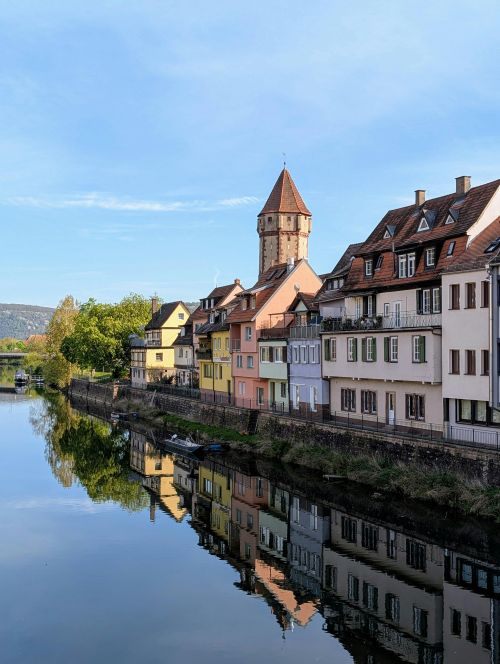
#> input picture data/scenery.jpg, 500 x 664 px, found by its file name
$ python fastAlgo.py
#> lines starting #> are read from the running program, lines starting #| are printed output that depends on the picture
# this not only detects corners but also other high intensity features like corners, edges, blobs etc

import numpy as np
import cv2 as cv
import os
image_path=os.path.join('data','scenery.jpg')
img = cv.imread(image_path, cv.IMREAD_GRAYSCALE) # `<opencv_root>/samples/data/blox.jpg`
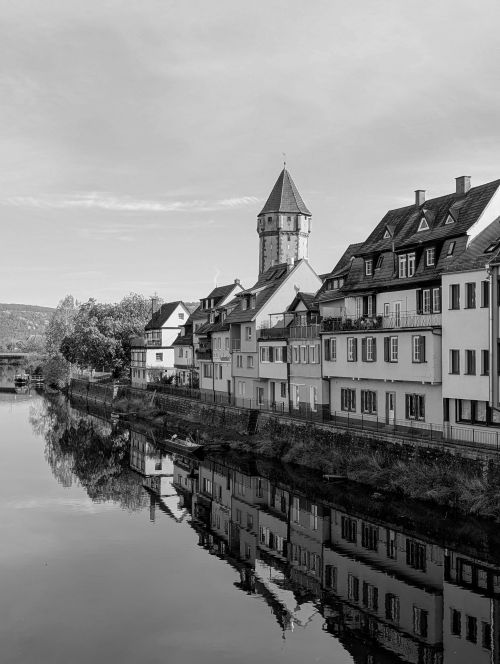
#> img: shape (664, 500); min 0, max 254, mean 133.1

# Initiate FAST object with default values
fast = cv.FastFeatureDetector_create()

fast.setThreshold(50)
fast.setNonmaxSuppression(True)
fast.setType(cv.FAST_FEATURE_DETECTOR_TYPE_9_16)

# find and draw the keypoints
kp = fast.detect(img,None)
#> kp = 1123 keypoints; strongest (x, y, size): (456, 178, 7), (157, 354, 7), (413, 253, 7), (467, 231, 7)
img2 = cv.drawKeypoints(img, kp, None, color=(255,0,0))
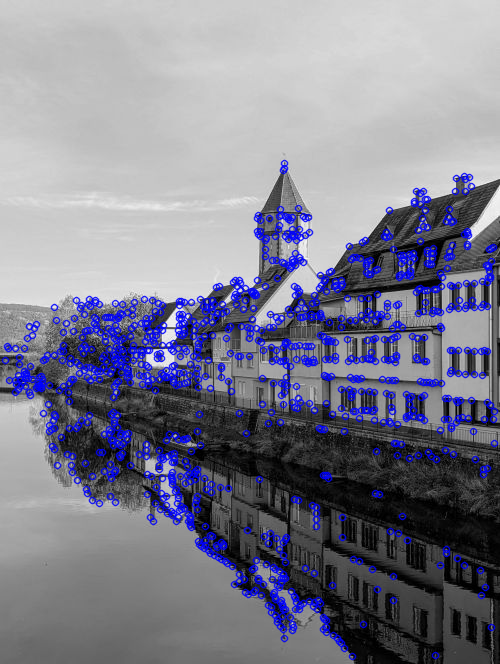
#> img2: shape (664, 500, 3); mean of channels 0, 1, 2 143.7, 126.9, 126.9; drawn as B, G, R

# Print all default params
print( "Threshold: {}".format(fast.getThreshold()) )
print( "nonmaxSuppression:{}".format(fast.getNonmaxSuppression()) )
print( "neighborhood: {}".format(fast.getType()) )
print( "Total Keypoints with nonmaxSuppression: {}".format(len(kp)) )
#| Total Keypoints with nonmaxSuppression: 1123


cv.imwrite(os.path.join('data','fast_true.png'), img2)

# Disable nonmaxSuppression

kp = fast.detect(img, None)

print( "Total Keypoints without nonmaxSuppression: {}".format(len(kp)) )
#| Total Keypoints without nonmaxSuppression: 1123

img3 = cv.drawKeypoints(img, kp, None, color=(255,0,0))

cv.imwrite(os.path.join('data','fast_false.png'), img3)
cv.imshow('fast_true.png', img2)
cv.imshow('fast_false.png', img3)
cv.waitKey(0)

$ run again, with data/edgeDetection.jpg copied over data/scenery.jpg
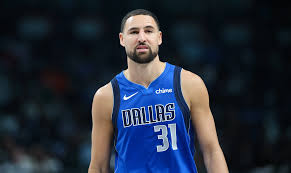
#> input picture data/edgeDetection.jpg, 291 x 173 px, found by its file name
#> `img = cv.imread(image_path, cv.IMREAD_GRAYSCALE)`:
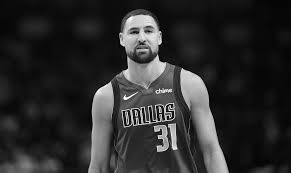
#> img: shape (173, 291); min 0, max 255, mean 43.9
#> kp = 151 keypoints; strongest (x, y, size): (160, 60, 7), (154, 126, 7), (157, 146, 7), (158, 136, 7)
#> `img2 = cv.drawKeypoints(img, kp, None, color=(255,0,0))`:
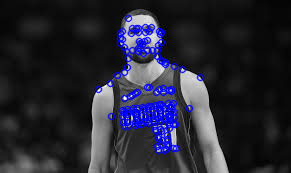
#> img2: shape (173, 291, 3); mean of channels 0, 1, 2 51.7, 38.6, 38.6; drawn as B, G, R
#| Total Keypoints with nonmaxSuppression: 151
#| Total Keypoints without nonmaxSuppression: 151

$ run again, with data/parrot.jpg copied over data/scenery.jpg
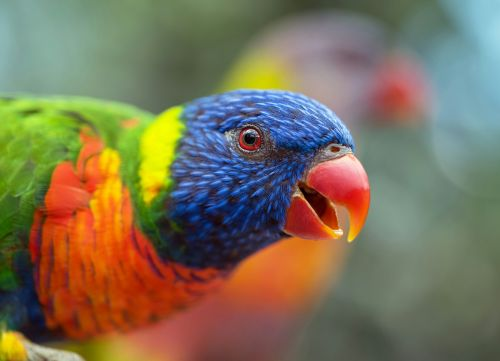
#> input picture data/parrot.jpg, 500 x 361 px, found by its file name
#> `img = cv.imread(image_path, cv.IMREAD_GRAYSCALE)`:
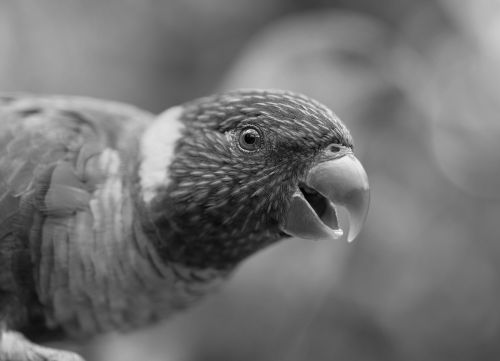
#> img: shape (361, 500); min 0, max 249, mean 114
#> kp = 80 keypoints; strongest (x, y, size): (230, 148, 7), (258, 136, 7), (349, 240, 7), (243, 133, 7)
#| Total Keypoints with nonmaxSuppression: 80
#| Total Keypoints without nonmaxSuppression: 80
